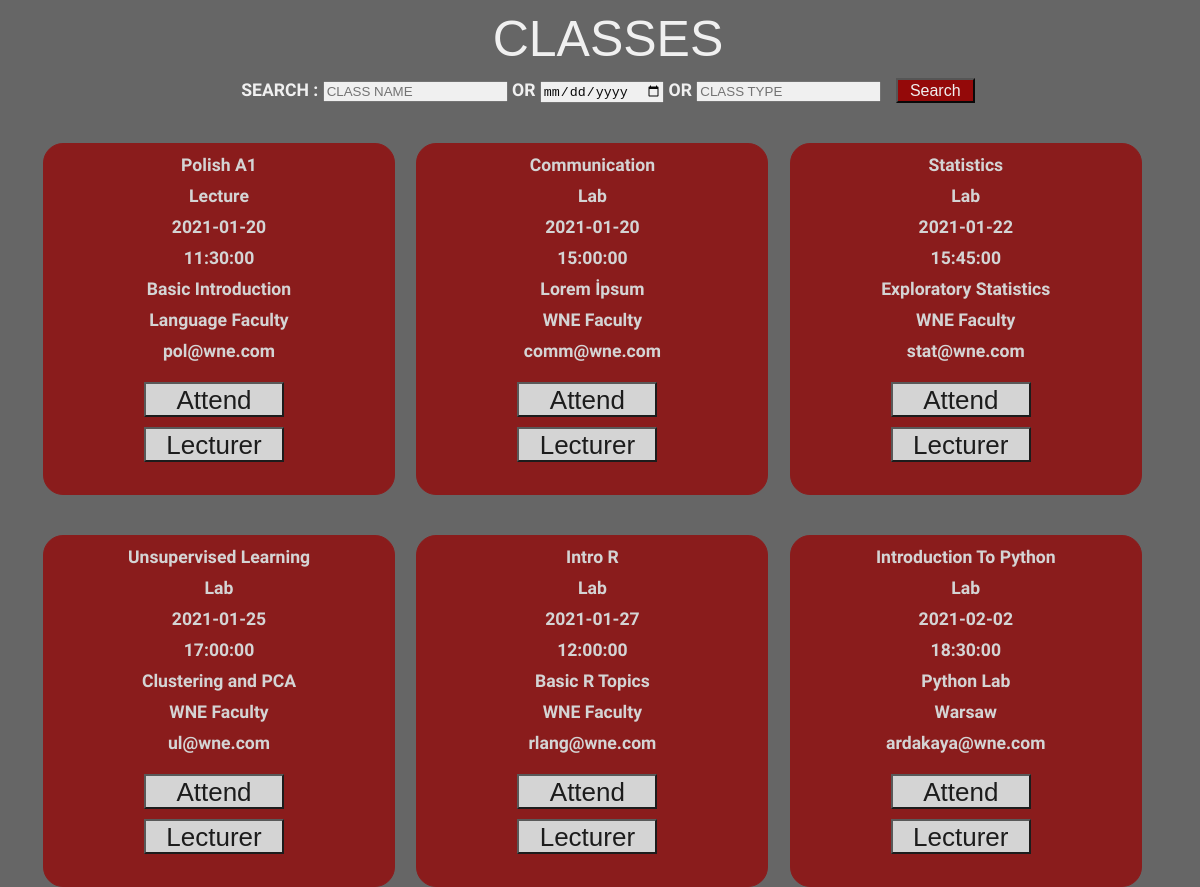
The page /home on the database its author committed.
### tables this page shows
CREATE TABLE "classes" (
	"event_id"	integer NOT NULL UNIQUE,
	"class_title"	varchar(20) NOT NULL,
	"class_type"	varchar(20) NOT NULL,
	"class_data"	date NOT NULL,
	"class_time"	time NOT NULL,
	"info"	varchar(200),
	"location"	varchar(50) NOT NULL,
	"contact"	integer NOT NULL,
	PRIMARY KEY("event_id")
);

### app.py (the view)
@app.route('/home')
def home():
	with sqlite3.connect(db) as conn:
		cur = conn.cursor()
		cur.execute("SELECT * FROM classes ORDER BY class_data")
		events = cur.fetchall()
	session['logged_out']= 1
	return render_template('home.html',events = events)

### templates/home.html (shortened to what this page needs)
<!DOCTYPE html>
<html>
<head>
</head>
<body>
	<div class="container">
		<center><p style="font-family: sans-serif; font-size: 50px; font-weight: normal;position: sticky;margin-top: -100px;margin: 10px; z-index: 1000;">CLASSES</p></center>
		{% if events %}
			<div class="wrapper">
				<form action="{{url_for('search')}}" method="POST" style="text-align: center;">
					<label for="searchbyname">SEARCH : </label><input type="text" name="searchbyname" placeholder="CLASS NAME">
					<span> OR </span>
					<input type="date" name="searchbydate">
					<span> OR </span>
					<input type="text" name="searchbytype" placeholder="CLASS TYPE">
					<input type="submit" name="submit" value = "Search" class="btn-small">
				</form>
			{% for event in events %}
				<div class = "event-card">
					<form action="{{url_for('seats')}}" method="POST">
					<p>{{event[1]}}</p>
					<p>{{event[2]}}</p>
					<p>{{event[3]}}</p>
					<p>{{event[4]}}</p>
					<p>{{event[5]}}</p>
					<p>{{event[6]}}</p>
					<p>{{event[7]}}</p>
						<input type="submit" name="Submit" value="Attend" class="btn">
					</form>
					<form action="{{url_for('performer')}}" method="POST">
						<input type="submit" name="Submit" value="Lecturer" class="btn">
					</form>
				</div>
			{% endfor%}
		{% else %}
			<h1>No events sorry!</h1>
		{% endif %}
</div>
</body>
</html>

### templates/home.html (style rules this page uses)
body { font-family: 'Quicksand', sans-serif; font-size: 110%; font-weight: bold; color: white; background-image: url('static/Images/background.jpg'); background-color: rgba(0,0,0,0.6); background-blend-mode: overlay; opacity: 0.9; background-size: cover; }
.container { padding-right: 15px; padding-left: 15px; margin-right: auto; margin-left: auto; }
@media (min-width: 768px) { .container { width: 750px; } }
@media (min-width: 992px) { .container { width: 970px; } }
@media (min-width: 1200px) { .container { width: 1170px; } }
.event-card { border:1px solid #990000; margin-top: 40px; margin-right: 17px; height: 350px; width: 350px; text-align: center; border-radius:20px; background-color: #990000; display: inline-block; opacity: 0.8; transition-duration: 0.3s; }
p { margin:11px; }
.wrapper { margin: 0 auto; margin-top: -10px; padding: 0px 20px; height: 500px; }
.btn-small { font-size: 16px; background-color: #990000; color: white; height: 25px; width: 7%; margin:0 auto; margin-top: 10px; margin-left: 10px; opacity: 1; transition-duration: 0.3s; display: inline-block; }
.btn { font-size: 26px; background-color: white; height: 35px; width: 40%; margin:0 auto; margin-top: 10px; margin-right: 10px; opacity: 1.5; transition-duration: 0.3s; display: inline-block; }

### rows shown on the page
classes: class_title "Polish A1", class_type "Lecture", class_data "2021-01-20", class_time "11:30:00", info "Basic Introduction", location "Language Faculty", contact "pol@wne.com"
classes: class_title "Communication", class_type "Lab", class_data "2021-01-20", class_time "15:00:00", info "Lorem İpsum", location "WNE Faculty", contact "comm@wne.com"
classes: class_title "Statistics", class_type "Lab", class_data "2021-01-22", class_time "15:45:00", info "Exploratory Statistics", location "WNE Faculty", contact "stat@wne.com"
classes: class_title "Unsupervised Learning", class_type "Lab", class_data "2021-01-25", class_time "17:00:00", info "Clustering and PCA", location "WNE Faculty", contact "ul@wne.com"
classes: class_title "Intro R", class_type "Lab", class_data "2021-01-27", class_time "12:00:00", info "Basic R Topics", location "WNE Faculty", contact "rlang@wne.com"
classes: class_title "Introduction To Python", class_type "Lab", class_data "2021-02-02", class_time "18:30:00", info "Python Lab", location "Warsaw", contact "ardakaya@wne.com"
